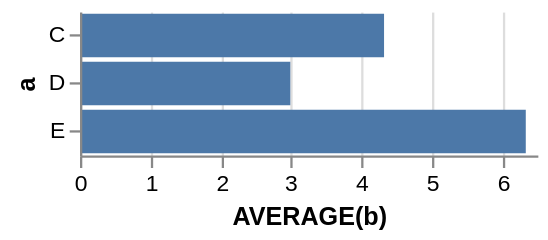

Write a Vega-Lite specification for this figure.
### Vega specification from a JSON file in a GitHub repository (floating-point values rounded to 4 significant figures)
{"$schema": "https://vega.github.io/schema/vega/v3.0.json", "autosize": "pad", "padding": 5, "encode": {"update": {"fill": {"value": "transparent"}}}, "data": [{"name": "source_0", "values": [{"a": "C", "b": 2}, {"a": "C", "b": 7}, {"a": "C", "b": 4}, {"a": "D", "b": 1}, {"a": "D", "b": 2}, {"a": "D", "b": 6}, {"a": "E", "b": 8}, {"a": "E", "b": 4}, {"a": "E", "b": 7}]}, {"name": "data_0", "source": "source_0", "transform": [{"type": "formula", "expr": "toNumber(datum[\"b\"])", "as": "b"}, {"type": "aggregate", "groupby": ["a"], "ops": ["average"], "fields": ["b"], "as": ["average_b"]}]}], "signals": [{"name": "width", "update": "200"}, {"name": "height", "update": "bandspace(domain('y').length, 0.1, 0.05) * 21"}], "marks": [{"name": "marks", "type": "rect", "role": "bar", "from": {"data": "data_0"}, "encode": {"update": {"x": {"scale": "x", "field": "average_b"}, "x2": {"scale": "x", "value": 0}, "y": {"scale": "y", "field": "a"}, "height": {"scale": "y", "band": true}, "fill": {"value": "#4c78a8"}}}}], "scales": [{"name": "x", "type": "linear", "domain": {"data": "data_0", "field": "average_b"}, "range": [0, 200], "round": true, "nice": true, "zero": true}, {"name": "y", "type": "band", "domain": {"data": "data_0", "field": "a", "sort": true}, "range": {"step": 21}, "round": true, "paddingInner": 0.1, "paddingOuter": 0.05}], "axes": [{"scale": "x", "labelOverlap": true, "orient": "bottom", "tickCount": 5, "title": "AVERAGE(b)", "zindex": 1}, {"scale": "x", "domain": false, "grid": true, "labels": false, "orient": "bottom", "tickCount": 5, "ticks": false, "zindex": 0, "gridScale": "y"}, {"scale": "y", "orient": "left", "title": "a", "zindex": 1}]}
